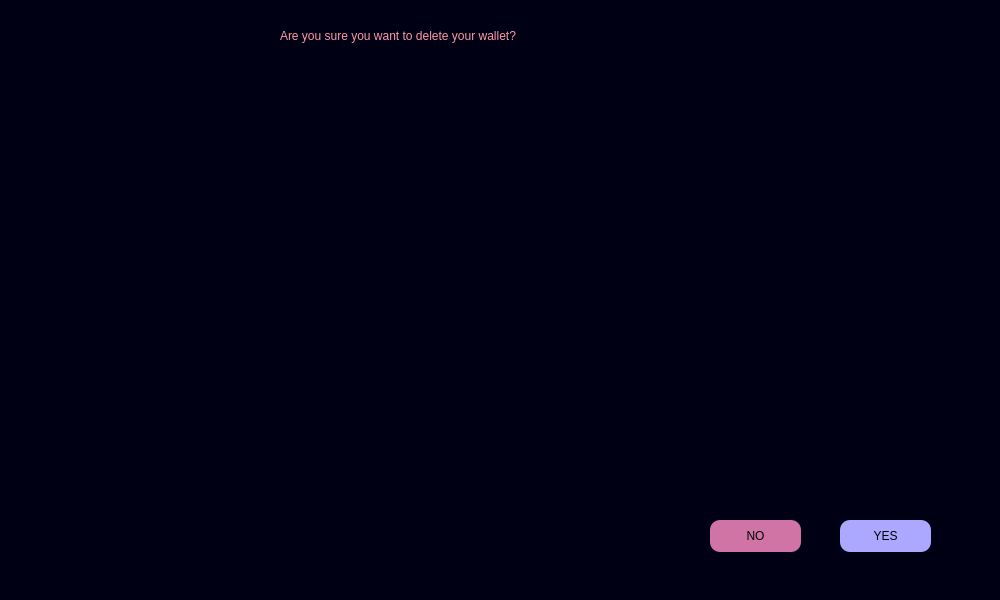
<?xml version="1.0" encoding="UTF-8"?>
<ui version="4.0">
 <class>Dialog</class>
 <widget class="QDialog" name="Dialog">
  <property name="geometry">
   <rect>
    <x>0</x>
    <y>0</y>
    <width>1000</width>
    <height>600</height>
   </rect>
  </property>
  <property name="sizePolicy">
   <sizepolicy hsizetype="Fixed" vsizetype="Fixed">
    <horstretch>0</horstretch>
    <verstretch>0</verstretch>
   </sizepolicy>
  </property>
  <property name="minimumSize">
   <size>
    <width>1000</width>
    <height>600</height>
   </size>
  </property>
  <property name="maximumSize">
   <size>
    <width>1000</width>
    <height>600</height>
   </size>
  </property>
  <property name="windowTitle">
   <string>Dialog</string>
  </property>
  <property name="styleSheet">
   <string notr="true">background-color: rgb(0, 0, 20);</string>
  </property>
  <widget class="QLabel" name="label">
   <property name="geometry">
    <rect>
     <x>280</x>
     <y>20</y>
     <width>461</width>
     <height>31</height>
    </rect>
   </property>
   <property name="styleSheet">
    <string notr="true">color: rgb(255, 152, 168);
font: 24pt &quot;.AppleSystemUIFont&quot;;</string>
   </property>
   <property name="text">
    <string>Are you sure you want to delete your wallet?</string>
   </property>
  </widget>
  <widget class="QPushButton" name="NO">
   <property name="geometry">
    <rect>
     <x>710</x>
     <y>520</y>
     <width>91</width>
     <height>32</height>
    </rect>
   </property>
   <property name="styleSheet">
    <string notr="true">background-color: rgba(208, 116, 165, 255);
border-radius: 10px;</string>
   </property>
   <property name="text">
    <string>NO</string>
   </property>
  </widget>
  <widget class="QPushButton" name="YES">
   <property name="geometry">
    <rect>
     <x>840</x>
     <y>520</y>
     <width>91</width>
     <height>32</height>
    </rect>
   </property>
   <property name="styleSheet">
    <string notr="true">background-color: rgba(172, 167, 255, 255);
border-radius: 10px;</string>
   </property>
   <property name="text">
    <string>YES</string>
   </property>
  </widget>
  <widget class="QLabel" name="label_2">
   <property name="geometry">
    <rect>
     <x>410</x>
     <y>190</y>
     <width>200</width>
     <height>200</height>
    </rect>
   </property>
   <property name="text">
    <string/>
   </property>
   <property name="pixmap">
    <pixmap>images/sad.png</pixmap>
   </property>
   <property name="scaledContents">
    <bool>true</bool>
   </property>
  </widget>
 </widget>
 <resources/>
 <connections/>
</ui>
